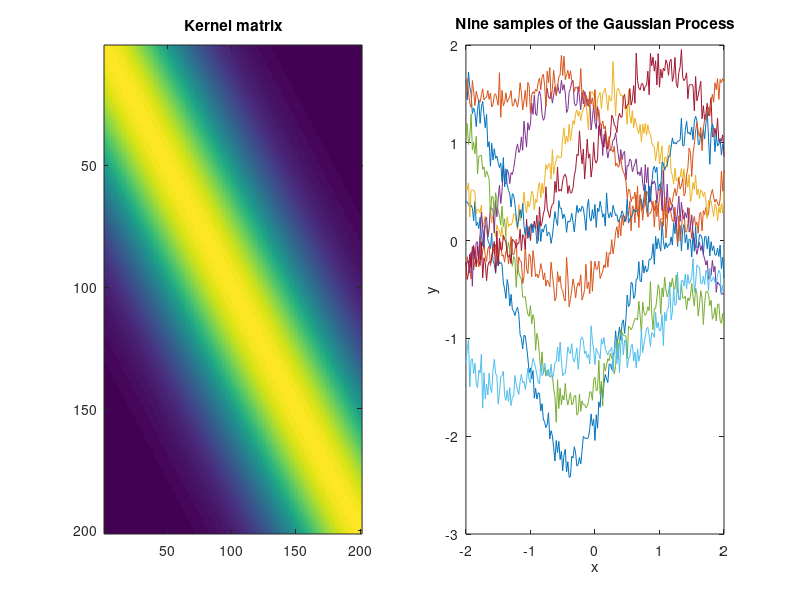
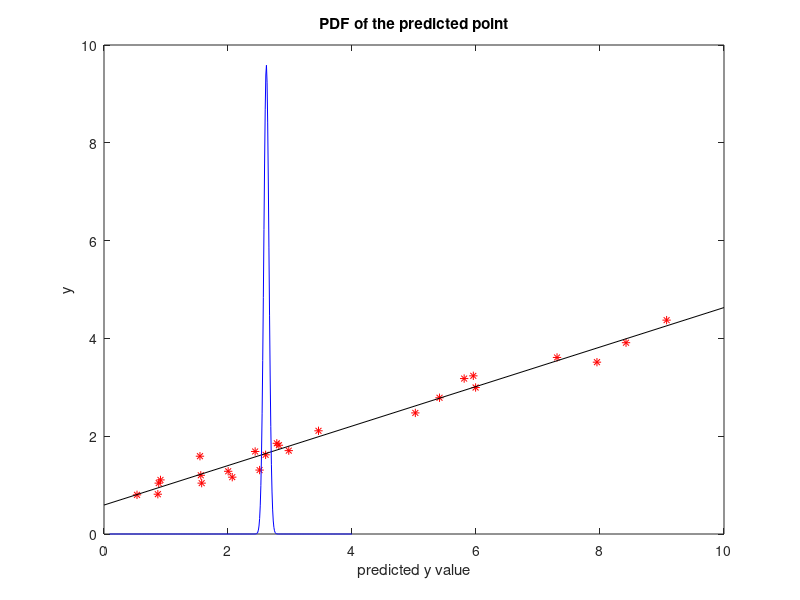

MATLAB code for these plots, in order: (Note: this script raises an error after producing the figures.)
close all 
clc
clear all

% Example of E-M algorithm
% Three clusters of Gaussian data
N=100;

%cluster 1
mux1=3; muy1=3; %mean
sigmax1=1; sigmay1=0.4; %Standard deviation
% Normal random numbers
x1=normrnd(mux1,sigmax1,1,N);
y1=normrnd(muy1,sigmay1,1,N);
%cluster 2
mux2=10; muy2=4; sigmax2=1; sigmay2=0.8;
x2=normrnd(mux2,sigmax2,1,N);
y2=normrnd(muy2,sigmay2,1,N);
%cluster 3
mux3=6; muy3=7; sigmax3=1; sigmay3=0.6;
x3=normrnd(mux3,sigmax3,1,N);
y3=normrnd(muy3,sigmay3,1,N);

% complete data set
D=zeros(2,3*N);
D(1,:)=[x1,x2,x3];
D(2,:)=[y1,y2,y3];

% centroids: initial guess (3 clusters)
mu=zeros(2,3);
mu(1,1)=D(1,1);mu(2,1)=D(2,1);
mu(1,2)=D(1,120); mu(2,2)=D(2,120);
mu(1,3)=D(1,215); mu(2,3)=D(2,215);
%variance: initial guess
si=2*ones(2,3);
pd=zeros(3,3*N); %for PDF value comparison
mL=zeros(3*N,1); %membership label
%iterations------------------------------------------------
for it=1:100
    mn=zeros(2,3); %new centroid
    nk=zeros(1,3);
    %step E
    %values of PDFs at each datum (vectorized code)
    pd(1,:)=(normpdf(D(1,:),mu(1,1),si(1,1))).*normpdf(D(2,:),...
        mu(2,1),si(2,1));
    pd(2,:)=(normpdf(D(1,:),mu(1,2),si(1,2))).*normpdf(D(2,:),...
        mu(2,2),si(2,2));
    pd(3,:)=(normpdf(D(1,:),mu(1,3),si(1,3))).*normpdf(D(2,:),...
        mu(2,3),si(2,3));
    for nn=1:(3*N)
        k=1; v1=pd(1,nn); v2= pd(2,nn); v3= pd(3,nn);
        if v1<v2, k=2; end
        if(k==1 && v1<v3), k=3; end
        if(k==2 && v2<v3), k=3; end
        mL(nn)=k; %assign membership label;
        mn(:,k)=mn(:,k)+D(:,nn); nk(k)=nk(k)+1; %accumulate
    end
    %step M
    %new centroids
    mn(1,:)=mn(1,:)./nk(1,:); %average
    mn(2,:)=mn(2,:)./nk(1,:); % " "
    %new variances
    for nn=1:(3*N)
        k=mL(nn); %read label
        si(1,k)=si(1,k)+((D(1,nn)-mn(1,k))^2);
        si(2,k)=si(2,k)+((D(2,nn)-mn(2,k))^2);
    end
    for n=1:3
        si(1,n)=sqrt(si(1,n)/nk(n)); si(2,n)=sqrt(si(2,n)/nk(n));
    end
    mu=mn; %change of centroid
end
%--------------------------------------------------------------
%prepare contour display
p=0:0.2:100;
px1=normpdf(p,mu(1,1),si(1,1));py1=normpdf(p,mu(2,1),si(2,1));
pz1=px1'*py1; %matrix
px2=normpdf(p,mu(1,2),si(1,2));py2=normpdf(p,mu(2,2),si(2,2));
pz2=px2'*py2; %matrix
px3=normpdf(p,mu(1,3),si(1,3));py3=normpdf(p,mu(2,3),si(2,3));
pz3=px3'*py3; %matrix
%display
figure(1)
scatter(D(1,:),D(2,:),32,'ro'); hold on; %the data
axis([0 14 0 9]);
plot(mu(1,:),mu(2,:),'b*','MarkerSize',16); hold on; %centroids
contour(p,p,pz1',6); %gaussian PDF
contour(p,p,pz2',6); %" " "
contour(p,p,pz3',6); %" " "
title('Classification with EM')
xlabel('x'); ylabel('y');
%print mu and sigma for each cluster
mu
si

%%
clear all
clc

% Bayesian regression example
% generate a data set
m=0.4; %slope
b=0.6; %intercept
N=25; %number of data points
x=10*rand(N,1);
std=0.2;
% 760 7 Data Analysis and Classification
nse=normrnd(0,std,N,1); %noise
y=m*x+b+nse;
%add second column of 1's for the intercept:
z=cat(2,x,ones(N,1));
% PDF of line parameters
D=zeros(2,1);
gamma=[0.2 0;0 0.6]; %(edit the diagonal numbers)
aux1=(z'*z)/(std^2); aux2=inv(gamma^2);
D=inv(aux1+aux2);
rpar=(D*z'*y)/(std^2);
rmu=rpar(1); rb=rpar(2);
rstd=D;
% Points of the PDF of line parameters
x1=0:0.02:2;
x2=0:0.02:2;
L=length(x1);
dd=det(rstd);
K=1/(2*pi*sqrt(dd)); Q=1/2;
ypdf=zeros(L,L); %space for the PDF
for ni=1:L
    for nj=1:L
        aux=(((x1(ni)-rmu)^2)/rstd(1,1))+(((x2(nj)-rb)^2)/rstd(2,2));
        ypdf(ni,nj)= K*exp(-Q*aux);
    end
end
% display ------------------
figure(1)
contour(x1,x2,ypdf);
axis([0 1 0 0.8]);
grid;
title('PDF of line parameters');
xlabel('intercept'); ylabel('slope');
figure(2)
plot(x,y,'r*'); hold on;
bx0=0; by0=rb;
bxf=10; byf=rmu*bxf+rb;
plot([bx0 bxf],[by0 byf],'k');
title('Bayesian regression');
xlabel('x'); ylabel('y');

%%
clear all
clc
% Bayesian prediction/interpolation example
% generate a data set
m=0.4; %slope
b=0.6; %intercept
N=25; %number of data points
x=10*rand(N,1);
std=0.2;
% 7.6 Classification and Probabilities 763
nse=normrnd(0,std,N,1); %noise
y=m*x+b+nse;
%add second column of 1's for the intercept:
z=cat(2,x,ones(N,1));
% PDF of line parameters
D=zeros(2,1);
gamma=[0.2 0;0 0.6]; %(edit the diagonal numbers)
aux1=(z'*z)/(std^2); aux2=inv(gamma^2);
D=inv(aux1+aux2);
rpar=(D*z'*y)/(std^2);
rmu=rpar(1); rb=rpar(2);
rstd=D;
% new datum
nz=[5;1];
% PDF of predicted ny
ny=(nz'*D*z'*y)/(std^2);
rstd=(nz'*D*nz)+(std^2);
% Points of the PDF of predicted ny
x1=0:0.01:4;
L=length(x1);
K=1/(rstd*sqrt(2*pi)); Q=0.5;
ypdf=zeros(L,1); %space for the PDF
for ni=1:L
    aux=((x1(ni)-ny)^2)/(rstd^2);
    ypdf(ni,1)= K*exp(-Q*aux);
end
% display ------------------
figure(1)
plot(x,y,'r*'); hold on;
bx0=0; by0=rb;
bxf=10; byf=rmu*bxf+rb;
plot([bx0 bxf],[by0 byf],'k-');
plot(nz(1),ny,'bd','MarkerSize',10); %the predicted point
title('Bayesian prediction');
xlabel('x'); ylabel('y');
figure(2)
for ni=10:L-1
    plot([x1(ni) x1(ni+1)],[ypdf(ni) ypdf(ni+1)],'b'); hold on;
end
title('PDF of the predicted point');
xlabel('predicted y value')

%%
clear all
clc
% Gauss Process samples
% Build a kernel matrix
sigmaf=1.2;
gammaf=0.9; qf=2*(gammaf^2);
sigman=0.1;
x=-2:0.02:2; L=length(x);
K=zeros(L,L);
for i=1:L
    for j=i:L
        nse=(sigman^2)*(x(i)==x(j)); %noise term
        K(i,j)=((sigmaf^2)*exp(-((x(i)-x(j))^2)/qf))+nse;
        K(j,i)=K(i,j);
    end
    % 774 7 Data Analysis and Classification
end
% prepare for sampling
[V,D]= eig(K);
A=V*sqrt(D);
% take 9 samples
rv=zeros(L,9);
for nn=1:9
    rv(:,nn)=A*randn(L,1);
end
figure(1)
subplot(1,2,1)
imagesc(K);
title('Kernel matrix');
subplot(1,2,2)
plot(x,rv);
title('Nine samples of the Gaussian Process');
xlabel('x'); ylabel('y');

%%
clear all
clc
% Scatterplot of original sources and
% scatterplot of mixed signals
% example of two speeches
%read two sound files
[a,fs1]=audioread('spch1.wav'); %read wav file
[b,fs1]=audioread('spch2.wav'); % " " "
a = a(1:10000);
b = b(1:length(a));
R=2; %reduce data size for clearer picture
a=decimate(a,R);
b=decimate(b,R);
s1=(a-mean(a))'; %zero-mean
s2=(b-mean(b))'; % " " "
vr1=var(s1); s1=s1/sqrt(vr1); %variance=1
vr2=var(s2); s2=s2/sqrt(vr2); %" " "
% 7.4 Independent Component Analysis (ICA) 667
s=[s1';s2']; %combine sources
%mix of sources
N=length(s1);
M=[0.7 0.3; 0.2 0.8]; %example of mixing matrix
x=M*s; %mixed signals
%display
figure(1)
subplot(1,2,1);
%scatterplot of sources
plot(s(1,:),s(2,:),'k.'); hold on; %scatterplot
L=3;
%axes
plot([-L L],[0 0],'k');
plot([0 0],[-L L],'k');
axis([-L L -L L]);
title('scatterplot of 2 sources');
xlabel('s1'); ylabel('s2');
subplot(1,2,2);
%scatterplot of mixed signals
plot(x(1,:),x(2,:),'k.'); hold on; %scatterplot
L=3;
%axes
plot([-L L],[0 0],'k');
plot([0 0],[-L L],'k');
axis([-L L -L L]);
title('scatterplot of mixed signals');
xlabel('s1'); ylabel('s2');

%%
clear all
clc
% Comparison of PCA and ICA components
% example of two mixed speeches
%read two sound files
[a,fs1]=audioread('spch1.wav'); %read wav file
[b,fs1]=audioread('spch2.wav'); % " " "
b = b(1:512);
a = a(1:length(b));
R=2; %reduce data size for clearer picture
a=decimate(a,R);
b=decimate(b,R);
s1=(a-mean(a))'; %zero-mean
s2=(b-mean(b))'; % " " "
vr1=var(s1); s1=s1/sqrt(vr1); %variance=1
vr2=var(s2); s2=s2/sqrt(vr2); %" " "
s=[s1';s2']; %combine sources
% 670 7 Data Analysis and Classification
%mix of sources
N=length(s1);
M=[0.7 0.3; 0.2 0.8]; %example of mixing matrix
x=M*s; %mixed signals
% PCA computation
A=x'/sqrt(N-1);
%singular value decomposition
[U,S,V]=svd(A); %V contains principal components
%ICA computation
U=inv(M);
w1=U(1,:);
w2=U(2,:);
%display
figure(1)
%scatterplot and PCA components
plot(x(1,:),x(2,:),'k.'); hold on; %scatterplot
L=3;
%PCA components:
plot([-L*V(1,1) L*V(1,1)],[-L*V(2,1) L*V(2,1)],'r');
plot([-L*V(1,2) L*V(1,2)],[-L*V(2,2) L*V(2,2)],'r');
%axes
plot([-L L],[0 0],'k');
plot([0 0],[-L L],'k');
axis([-L L -L L]);
title('scatterplot of 2 mixed speeches: PCA components');
xlabel('x'); ylabel('y');
figure(2)
%scatterplot and ICA components (perpendicular to w)
plot(x(1,:),x(2,:),'k.'); hold on; %scatterplot
L=3;
%ICA components:
plot([-L*w1(2) L*w1(2)],[L*w1(1) -L*w1(1)],'r');
plot([-L*w2(2) L*w2(2)],[L*w2(1) -L*w2(1)],'r');
%axes
plot([-L L],[0 0],'k');
plot([0 0],[-L L],'k');
axis([-L L -L L]);
title('scatterplot of 2 mixed speeches: ICA components');
xlabel('x'); ylabel('y');

%%
% Kurtosis projection pursuit
% example of two original speeches
%read two sound files
[a,fs1]=audioread('spch1.wav'); %read wav file
[b,fs1]=audioread('spch2.wav'); % " " "
b = b(1:512);
a = a(1:length(b));
s1=(a-mean(a))'; %zero-mean
s2=(b-mean(b))'; % " " "
vr1=var(s1); s1=s1/sqrt(vr1); %variance=1
vr2=var(s2); s2=s2/sqrt(vr2); %" " "
s=[s1';s2']; %combine sources
N=length(a);
A=60; %number of circle partitions
kur=zeros(1,A+1);
% 684 7 Data Analysis and Classification
ag=zeros(1,A+1);
i=1:N; %vectorized iterations
for nn=0:A
    alpha=(2*pi*nn)/A; %angle of projection axis in radians
    p=zeros(1,N);
    %projection of scatterplot on the inclined axis
    p(i)=(s(1,i)*cos(alpha)) + (s(2,i)*sin(alpha));
    moment4=mean(p.^4); %fourth moment
    moment2=mean(p.^2); %second moment
    kst=moment4-(3*(moment2.^2)); %kurtosis
    kur(nn+1)=kst; %save result
    ag(nn+1)=alpha;
end
%display
%pursuit
figure(2)
polar(ag,kur,'k');
title('kurtosis as projection axis rotates');


%%

% Kurtosis projection pursuit
% example of two mixed speeches
%read two sound files


clear all
clc
% Comparison of PCA and ICA components
% example of two mixed speeches
%read two sound files
[a,fs1]=audioread('spch1.wav'); %read wav file
[b,fs1]=audioread('spch2.wav'); % " " "
b = b(1:512);
a = a(1:length(b));
s1=(a-mean(a))'; %zero-mean
s2=(b-mean(b))'; % " " "
vr1=var(s1); s1=s1/sqrt(vr1); %variance=1
% 686 7 Data Analysis and Classification
vr2=var(s2); s2=s2/sqrt(vr2); %" " "
s=[s1';s2']; %combine sources
%mix of sources
N=length(s1);
M=[0.7 0.3; 0.3 0.7]; %example of mixing matrix
x=M*s; %mixed signals
N=length(a);
A=60; %number of circle partitions
kur=zeros(1,A+1);
ag=zeros(1,A+1);
i=1:N; %vectorized iterations
for nn=0:A
    alpha=(2*pi*nn)/A; %angle of projection axis in radians
    p=zeros(1,N);
    %projection of scatterplot on the inclined axis
    p(i)=(x(1,i)*cos(alpha)) + (x(2,i)*sin(alpha));
    moment4=mean(p.^4); %fourth moment
    moment2=mean(p.^2); %second moment
    kst=moment4-(3*(moment2.^2)); %kurtosis
    kur(nn+1)=kst; %save result
    ag(nn+1)=alpha;
end
%display
%scatterplot
figure(1)
plot(x(1,:),x(2,:),'k.'); hold on; %scatterplot
L=2.7;
plot([-L L],[0 0],'k');
plot([0 0],[-L L],'k');
axis([-L L -L L]);
title('scatterplot: 2 mixed speeches');
xlabel('x'); ylabel('y');
%pursuit
figure(2)
polar(ag,kur,'k');
title('kurtosis as projection axis rotates');